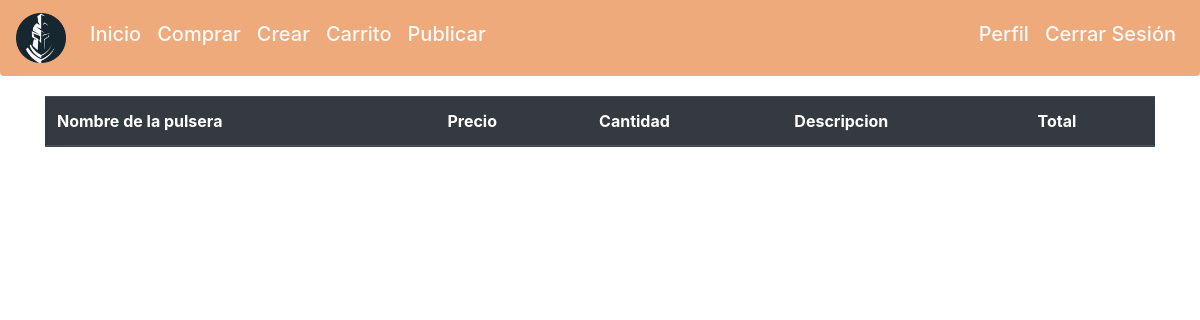
The app's page /compras (signed in), older data.
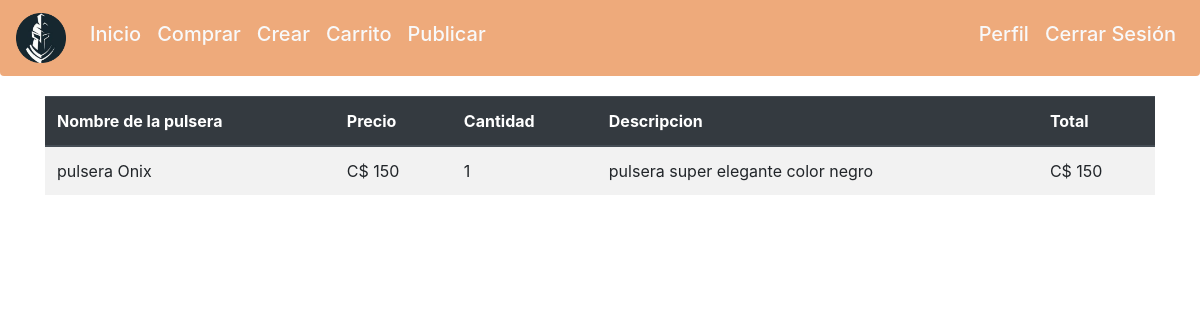
The same page, newer data.
### tables this page shows
CREATE TABLE 'Pulseras' ('nombre'  text NOT NULL  , 'descripcion' text, 'direccion'  text NOT NULL  , 'precio'  text NOT NULL  , 'cantidad'  integer NOT NULL  );

### application.py (the view)
@app.route("/compras",methods=["GET", "POST"])
@login_required
def compras():
    rows=db.execute("select * from Pulseras")
    return render_template("compras.html",Pulseras=rows)

### funciones.py (called while the page is built)
def login_required(f):
    @wraps(f)
    def decorated_function(*args, **kwargs):
        if session.get("user_id") is None:
            return redirect("/login")
        return f(*args, **kwargs)
    return decorated_function

### templates/compras.html (shortened to what this page needs)
<!DOCTYPE html>
<html lang="es">
<head>
    <link href="https://stackpath.bootstrapcdn.com/bootstrap/4.5.0/css/bootstrap.min.css" rel="stylesheet">
</head>
<body>
  <nav class="navbar navbar-expand-lg navbar-light fixed-top rounded-bottom">
	  <a class="navbar-brand" href="/">
		  <img src="/static/logo.png" width="50" height="50" alt="">
		</a>
		<div class="collapse navbar-collapse" id="navbar">
		  <ul class="navbar-nav mr-auto">
		    <li class="nav-item">
		      <a class="nav-link h5 text-light" href="/">Inicio</a>
		    </li>
		    <li class="nav-item">
		      <a class="nav-link h5 text-light" href="/buy">Comprar</a>
		    </li>
		    <li class="nav-item">
		      <a class="nav-link h5 text-light" href="/personalizada">Crear</a>
		    </li>
		    <li class="nav-item">
		      <a class="nav-link h5 text-light" href="/compras">Carrito</a>
		    </li>
		       {% if session.user_id == 1 or session.user_id == 6 %}
	      <li class="nav-item">
	        <a class="nav-link h5 text-light" href="/Admin">Publicar</a>
	      </li>
		      {% endif %}
		  </ul>
		  <ul class="navbar-nav ml-auto">
		    <li class="nav-item">
	        <a class="nav-link h5 text-light" href="/">Perfil</a>
	      </li>
	      <li class="nav-item">
	        <a class="nav-link h5 text-light" href="/logout">Cerrar Sesión</a>
	      </li>
		  </ul>
	</nav>
                                          		    <br><br><br><br>
  <div class="container">
      <table class="table table-striped ">
          <thead class="thead-dark">
            <tr>
              <th>Nombre de la pulsera</th>
              <th>Precio</th>
              <th>Cantidad</th>
              <th>Descripcion</th>
              <th>Total</th>
            </tr>
          </thead>
          <tbody>
              {% for Pulseras in Pulseras %}
            <tr>
              <td>{{ Pulseras.nombre }}</td>
              <td>C$ {{ Pulseras.precio }}</td>
              <td>{{Pulseras.cantidad }}</td>
              <td>{{ Pulseras.descripcion }}</td>
              <td>C$ {{ Pulseras.precio }}</td>
            </tr>
             {% endfor %}
          </tbody>
        </table>
  </div>
</body>
</html>

### templates/compras.html (style rules this page uses)
.navbar { background-color: #EEAA7B; }

Row changes from the older to the newer data that the page shows:
added Pulseras: nombre "pulsera Onix", precio "150", cantidad "1", descripcion "pulsera super elegante color negro"
